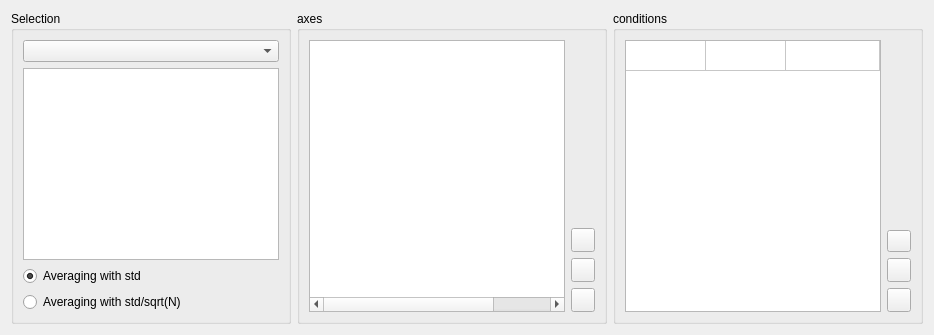
          <widget class="QWidget" name="tab">
           <attribute name="icon">
            <iconset resource="icons/mainrc.qrc">
             <normaloff>:/icons/database_active-32.png</normaloff>:/icons/database_active-32.png</iconset>
           </attribute>
           <attribute name="title">
            <string>Dataset</string>
           </attribute>
           <layout class="QHBoxLayout" name="horizontalLayout_10">
            <item>
             <widget class="QGroupBox" name="groupBox_3">
              <property name="title">
               <string>Selection</string>
              </property>
              <layout class="QVBoxLayout" name="verticalLayout_5">
               <item>
                <widget class="QComboBox" name="dateCombo"/>
               </item>
               <item>
                <widget class="QListWidget" name="datasetList"/>
               </item>
               <item>
                <widget class="QRadioButton" name="avgStd">
                 <property name="text">
                  <string>Averaging with std</string>
                 </property>
                 <property name="checked">
                  <bool>true</bool>
                 </property>
                </widget>
               </item>
               <item>
                <widget class="QRadioButton" name="avgStdSqrtN">
                 <property name="text">
                  <string>Averaging with std/sqrt(N)</string>
                 </property>
                </widget>
               </item>
              </layout>
             </widget>
            </item>
            <item>
             <widget class="QGroupBox" name="axesGroup">
              <property name="title">
               <string>axes</string>
              </property>
              <layout class="QVBoxLayout" name="verticalLayout_10">
               <item>
                <layout class="QHBoxLayout" name="horizontalLayout_5">
                 <item>
                  <widget class="QTableWidget" name="axesTbl">
                   <property name="gridStyle">
                    <enum>Qt::NoPen</enum>
                   </property>
                   <property name="columnCount">
                    <number>4</number>
                   </property>
                   <attribute name="horizontalHeaderVisible">
                    <bool>false</bool>
                   </attribute>
                   <attribute name="horizontalHeaderDefaultSectionSize">
                    <number>80</number>
                   </attribute>
                   <attribute name="horizontalHeaderMinimumSectionSize">
                    <number>10</number>
                   </attribute>
                   <attribute name="verticalHeaderVisible">
                    <bool>false</bool>
                   </attribute>
                   <attribute name="verticalHeaderDefaultSectionSize">
                    <number>30</number>
                   </attribute>
                   <attribute name="verticalHeaderMinimumSectionSize">
                    <number>10</number>
                   </attribute>
                   <column/>
                   <column/>
                   <column/>
                   <column/>
                  </widget>
                 </item>
                 <item>
                  <layout class="QVBoxLayout" name="verticalLayout_7">
                   <item>
                    <spacer name="verticalSpacer">
                     <property name="orientation">
                      <enum>Qt::Vertical</enum>
                     </property>
                     <property name="sizeHint" stdset="0">
                      <size>
                       <width>20</width>
                       <height>40</height>
                      </size>
                     </property>
                    </spacer>
                   </item>
                   <item>
                    <widget class="QPushButton" name="oldAxesButton">
                     <property name="sizePolicy">
                      <sizepolicy hsizetype="Fixed" vsizetype="Fixed">
                       <horstretch>0</horstretch>
                       <verstretch>0</verstretch>
                      </sizepolicy>
                     </property>
                     <property name="minimumSize">
                      <size>
                       <width>24</width>
                       <height>24</height>
                      </size>
                     </property>
                     <property name="maximumSize">
                      <size>
                       <width>24</width>
                       <height>24</height>
                      </size>
                     </property>
                     <property name="layoutDirection">
                      <enum>Qt::LeftToRight</enum>
                     </property>
                     <property name="text">
                      <string notr="true"/>
                     </property>
                     <property name="icon">
                      <iconset resource="icons/mainrc.qrc">
                       <normaloff>:/icons/Actions-view-refresh-icon.png</normaloff>:/icons/Actions-view-refresh-icon.png</iconset>
                     </property>
                     <property name="iconSize">
                      <size>
                       <width>16</width>
                       <height>16</height>
                      </size>
                     </property>
                     <property name="autoRepeat">
                      <bool>false</bool>
                     </property>
                     <property name="autoExclusive">
                      <bool>false</bool>
                     </property>
                    </widget>
                   </item>
                   <item>
                    <widget class="QPushButton" name="addAxesButton">
                     <property name="sizePolicy">
                      <sizepolicy hsizetype="Fixed" vsizetype="Fixed">
                       <horstretch>0</horstretch>
                       <verstretch>0</verstretch>
                      </sizepolicy>
                     </property>
                     <property name="minimumSize">
                      <size>
                       <width>24</width>
                       <height>24</height>
                      </size>
                     </property>
                     <property name="maximumSize">
                      <size>
                       <width>24</width>
                       <height>24</height>
                      </size>
                     </property>
                     <property name="layoutDirection">
                      <enum>Qt::LeftToRight</enum>
                     </property>
                     <property name="text">
                      <string notr="true"/>
                     </property>
                     <property name="icon">
                      <iconset resource="icons/mainrc.qrc">
                       <normaloff>:/icons/Add-32.png</normaloff>:/icons/Add-32.png</iconset>
                     </property>
                     <property name="iconSize">
                      <size>
                       <width>16</width>
                       <height>16</height>
                      </size>
                     </property>
                     <property name="autoRepeat">
                      <bool>false</bool>
                     </property>
                     <property name="autoExclusive">
                      <bool>false</bool>
                     </property>
                    </widget>
                   </item>
                   <item>
                    <widget class="QPushButton" name="removeAxesButton">
                     <property name="sizePolicy">
                      <sizepolicy hsizetype="Fixed" vsizetype="Fixed">
                       <horstretch>0</horstretch>
                       <verstretch>0</verstretch>
                      </sizepolicy>
                     </property>
                     <property name="minimumSize">
                      <size>
                       <width>24</width>
                       <height>24</height>
                      </size>
                     </property>
                     <property name="maximumSize">
                      <size>
                       <width>24</width>
                       <height>24</height>
                      </size>
                     </property>
                     <property name="baseSize">
                      <size>
                       <width>20</width>
                       <height>0</height>
                      </size>
                     </property>
                     <property name="text">
                      <string/>
                     </property>
                     <property name="icon">
                      <iconset resource="icons/mainrc.qrc">
                       <normaloff>:/icons/Remove-32.png</normaloff>:/icons/Remove-32.png</iconset>
                     </property>
                    </widget>
                   </item>
                  </layout>
                 </item>
                </layout>
               </item>
              </layout>
             </widget>
            </item>
            <item>
             <widget class="QGroupBox" name="groupBox">
              <property name="sizePolicy">
               <sizepolicy hsizetype="Preferred" vsizetype="Minimum">
                <horstretch>0</horstretch>
                <verstretch>0</verstretch>
               </sizepolicy>
              </property>
              <property name="title">
               <string>conditions</string>
              </property>
              <layout class="QHBoxLayout" name="horizontalLayout_3">
               <item>
                <widget class="QTableWidget" name="conditionTbl">
                 <property name="sizePolicy">
                  <sizepolicy hsizetype="Expanding" vsizetype="Minimum">
                   <horstretch>0</horstretch>
                   <verstretch>0</verstretch>
                  </sizepolicy>
                 </property>
                 <property name="rowCount">
                  <number>1</number>
                 </property>
                 <property name="columnCount">
                  <number>3</number>
                 </property>
                 <attribute name="horizontalHeaderVisible">
                  <bool>false</bool>
                 </attribute>
                 <attribute name="horizontalHeaderCascadingSectionResizes">
                  <bool>false</bool>
                 </attribute>
                 <attribute name="horizontalHeaderDefaultSectionSize">
                  <number>80</number>
                 </attribute>
                 <attribute name="horizontalHeaderMinimumSectionSize">
                  <number>10</number>
                 </attribute>
                 <attribute name="horizontalHeaderStretchLastSection">
                  <bool>true</bool>
                 </attribute>
                 <attribute name="verticalHeaderVisible">
                  <bool>false</bool>
                 </attribute>
                 <attribute name="verticalHeaderMinimumSectionSize">
                  <number>10</number>
                 </attribute>
                 <row/>
                 <column/>
                 <column/>
                 <column/>
                </widget>
               </item>
               <item>
                <layout class="QVBoxLayout" name="verticalLayout_2">
                 <item>
                  <spacer name="verticalSpacer_2">
                   <property name="orientation">
                    <enum>Qt::Vertical</enum>
                   </property>
                   <property name="sizeHint" stdset="0">
                    <size>
                     <width>20</width>
                     <height>40</height>
                    </size>
                   </property>
                  </spacer>
                 </item>
                 <item>
                  <widget class="QPushButton" name="disableConditionsButton">
                   <property name="minimumSize">
                    <size>
                     <width>20</width>
                     <height>20</height>
                    </size>
                   </property>
                   <property name="maximumSize">
                    <size>
                     <width>24</width>
                     <height>24</height>
                    </size>
                   </property>
                   <property name="text">
                    <string/>
                   </property>
                   <property name="icon">
                    <iconset resource="icons/mainrc.qrc">
                     <normaloff>:/icons/Actions-system-switch-user-icon.png</normaloff>:/icons/Actions-system-switch-user-icon.png</iconset>
                   </property>
                   <property name="checkable">
                    <bool>true</bool>
                   </property>
                  </widget>
                 </item>
                 <item>
                  <widget class="QPushButton" name="addConditionButton">
                   <property name="sizePolicy">
                    <sizepolicy hsizetype="Fixed" vsizetype="Fixed">
                     <horstretch>0</horstretch>
                     <verstretch>0</verstretch>
                    </sizepolicy>
                   </property>
                   <property name="minimumSize">
                    <size>
                     <width>24</width>
                     <height>24</height>
                    </size>
                   </property>
                   <property name="maximumSize">
                    <size>
                     <width>24</width>
                     <height>16777215</height>
                    </size>
                   </property>
                   <property name="baseSize">
                    <size>
                     <width>20</width>
                     <height>0</height>
                    </size>
                   </property>
                   <property name="text">
                    <string/>
                   </property>
                   <property name="icon">
                    <iconset resource="icons/mainrc.qrc">
                     <normaloff>:/icons/Add-32.png</normaloff>:/icons/Add-32.png</iconset>
                   </property>
                  </widget>
                 </item>
                 <item>
                  <widget class="QPushButton" name="removeConditionButton">
                   <property name="sizePolicy">
                    <sizepolicy hsizetype="Fixed" vsizetype="Fixed">
                     <horstretch>0</horstretch>
                     <verstretch>0</verstretch>
                    </sizepolicy>
                   </property>
                   <property name="minimumSize">
                    <size>
                     <width>24</width>
                     <height>24</height>
                    </size>
                   </property>
                   <property name="maximumSize">
                    <size>
                     <width>24</width>
                     <height>24</height>
                    </size>
                   </property>
                   <property name="sizeIncrement">
                    <size>
                     <width>0</width>
                     <height>0</height>
                    </size>
                   </property>
                   <property name="baseSize">
                    <size>
                     <width>32</width>
                     <height>32</height>
                    </size>
                   </property>
                   <property name="inputMethodHints">
                    <set>Qt::ImhNone</set>
                   </property>
                   <property name="text">
                    <string/>
                   </property>
                   <property name="icon">
                    <iconset resource="icons/mainrc.qrc">
                     <normaloff>:/icons/Remove-32.png</normaloff>:/icons/Remove-32.png</iconset>
                   </property>
                   <property name="iconSize">
                    <size>
                     <width>16</width>
                     <height>16</height>
                    </size>
                   </property>
                   <property name="autoDefault">
                    <bool>false</bool>
                   </property>
                  </widget>
                 </item>
                </layout>
               </item>
              </layout>
             </widget>
            </item>
           </layout>
          </widget>
